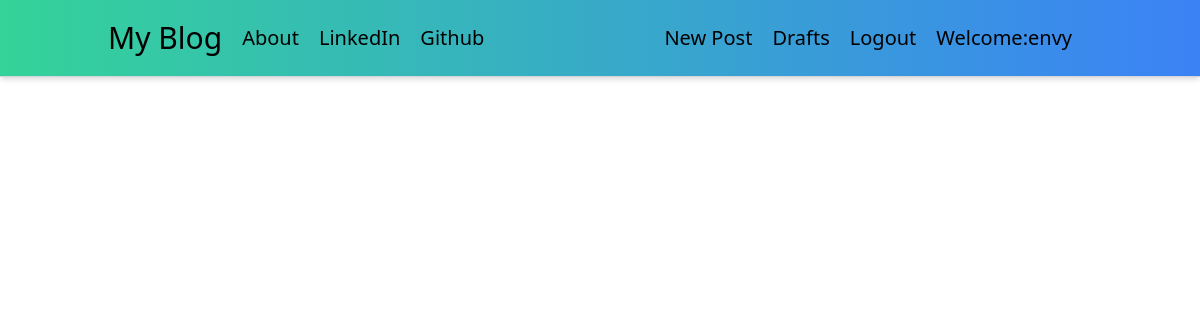
Page /blog/post/drafts (signed in) on the earlier database version.
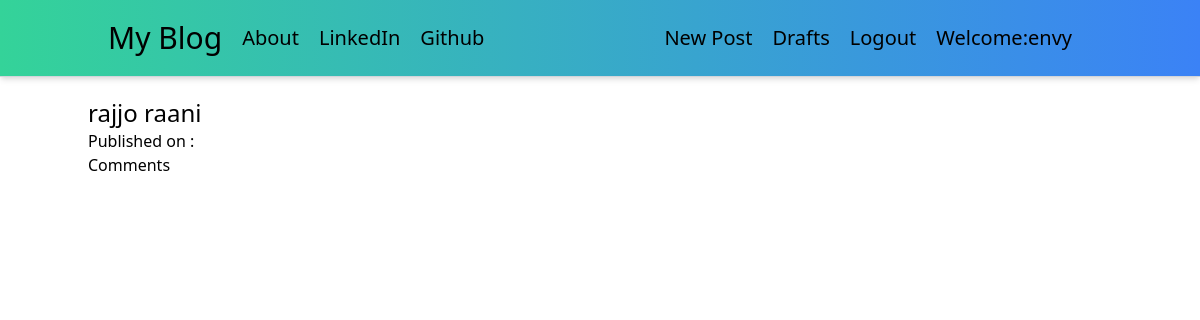
Same page on the later database version.
### blog/models.py (models this page shows, shortened)
class Post(models.Model):
    author = models.ForeignKey('auth.user', on_delete=CASCADE)
    title = models.CharField(max_length=200)
    Text = models.TextField()
    date_created = models.DateTimeField(
        default=timezone.datetime.now, editable=True)
    publish_date = models.DateTimeField(blank=True, null=True)

### blog/views.py (the view)
# urls.py: path('post/drafts', views.DraftListView.as_view(), name='post_draft_list'),
class DraftListView(LoginRequiredMixin, ListView):
    login_url = 'login/'
    redirect_field_name = 'blog/post_list.html'
    model = Post
    def get_queryset(self):
        return Post.objects.filter(publish_date__isnull=True).order_by('date_created')

### blog/templates/blog/post_list.html (shortened to what this page needs)
{% extends "blog/base.html" %}
{% block content %}
<div class="post md:container md:mx-auto">
  {% for post in post_list %}
  <div class="md:container md:mx-auto mt-5">
    <h1>
      <a
        class="hover:text-purple-900 font text-2xl"
        href="{% url 'blog:post_detail' pk=post.pk %}"
        >{{ post.title }}</a
      >
    </h1>
  </div>
  <div class="">
    <h4>Published on :{{post.publish_date | date:"d/M/Y"}}</h4>
  </div>
  <div class="">
    <a href="{% url 'blog:post_detail' pk=post.pk %}"
      >Comments {{post.approved_comment}}</a
    >
  </div>
  {% endfor %}
</div>
{% endblock content %}

### blog/templates/blog/base.html (shortened to what this page needs)
{% load static %} {% load tailwind_tags %}
<!DOCTYPE html>
<html lang="en">
  <head>
    {% tailwind_css %}
    <link
      rel="stylesheet"
      href="//cdn.jsdelivr.net/npm/medium-editor@latest/dist/css/medium-editor.min.css"
      type="text/css"
      media="screen"
      charset="utf-8"
    />
    <link rel="stylesheet" href="{% static 'styles.css' %} " />
  </head>
  <body>
    <header
      class="
        text-grey-700
        body-font
        border-b border-gray-300
        bg-gradient-to-r
        from-green-400
        to-blue-500
        shadow-md
      "
    >
      {% if user.is_authenticated %}
      <div
        class="
          container
          mx-auto
          flex flex-wrap
          p-5
          flex-col
          md:flex-row
          items-center
          text-grey-500
        "
      >
        <nav class="flex title-font font-medium items-center mb-4 md:mb-0">
          <a
            class="mr-5 hover:text-purple-900 text-3xl"
            href="{% url 'blog:post_list' %}"
            >My Blog</a
          >
          <a
            href="{% url 'blog:about' %}"
            class="mr-5 hover:text-purple-900 text-xl"
            >About</a
          >
          <a
            href="https://linkedin.com"
            class="mr-5 hover:text-purple-500 text-xl"
            >LinkedIn</a
          >
          <a
            href="https://github.com"
            class="mr-5 hover:text-purple-500 text-xl"
            >Github</a
          >
        </nav>
        <nav
          class="
            md:ml-auto
            flex flex-wrap
            items-center
            text-base
            justify-center
          "
        >
          <a
            href="{% url 'blog:post_new' %}"
            class="mr-5 hover:text-green-500 text-xl"
            >New Post</a
          >
          <a
            href="{% url 'blog:post_draft_list' %}"
            class="mr-5 hover:text-green-500 text-xl"
            >Drafts</a
          >
          <a href="{% url 'logout' %}" class="mr-5 hover:text-green-500 text-xl"
            >Logout</a
          >
          <a href="#" class="mr-5 hover:text-green-500 text-xl"
            >Welcome:{{user.username}}</a
          >
        {% endif %}
      </div>
    </header>
    <div class="container mx-auto">
      <div class="grid-rows-1">
        <div class="md-8">
          <div class="blog_posts">{% block content %} {% endblock %}</div>
        </div>
      </div>
    </div>
  </body>
</html>

Differences in the rows shown:
added Post: title "rajjo raani"
